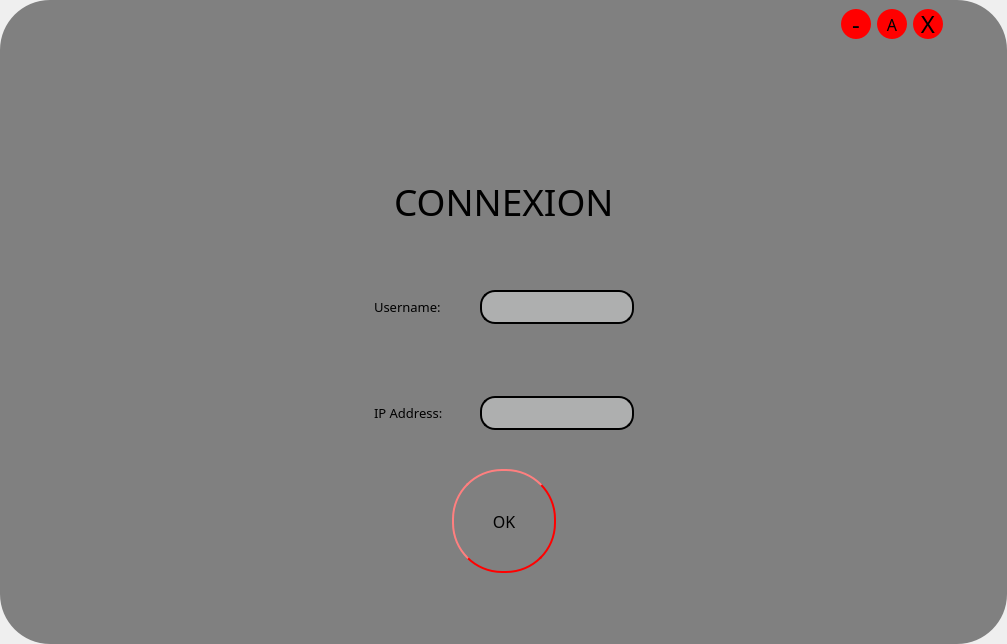
<?xml version="1.0" encoding="UTF-8"?>
<ui version="4.0">
 <class>Home</class>
 <widget class="QMainWindow" name="Home">
  <property name="geometry">
   <rect>
    <x>0</x>
    <y>0</y>
    <width>1007</width>
    <height>644</height>
   </rect>
  </property>
  <property name="windowTitle">
   <string>Babel</string>
  </property>
  <property name="styleSheet">
   <string notr="true">border-width:2px;
border-radius:50px;
max-width:2000px;
max-height:2000px;
min-width:100px;
min-height:100px;</string>
  </property>
  <widget class="QWidget" name="centralwidget">
   <property name="styleSheet">
    <string notr="true">background-color : grey;</string>
   </property>
   <layout class="QGridLayout" name="gridLayout">
    <item row="5" column="1">
     <layout class="QHBoxLayout" name="horizontalLayout_12">
      <item>
       <spacer name="horizontalSpacer_27">
        <property name="orientation">
         <enum>Qt::Horizontal</enum>
        </property>
        <property name="sizeHint" stdset="0">
         <size>
          <width>40</width>
          <height>20</height>
         </size>
        </property>
       </spacer>
      </item>
      <item>
       <widget class="QPushButton" name="ok">
        <property name="font">
         <font>
          <family>BatmanForeverAlternate</family>
          <pointsize>12</pointsize>
         </font>
        </property>
        <property name="styleSheet">
         <string notr="true">border-style: outset;
border-width:2px;
border-radius:50px;
border-color: red;
max-width:100px;
max-height:100px;
min-width:100px;
min-height:100px;</string>
        </property>
        <property name="text">
         <string>OK</string>
        </property>
       </widget>
      </item>
      <item>
       <spacer name="horizontalSpacer_28">
        <property name="orientation">
         <enum>Qt::Horizontal</enum>
        </property>
        <property name="sizeHint" stdset="0">
         <size>
          <width>40</width>
          <height>20</height>
         </size>
        </property>
       </spacer>
      </item>
     </layout>
    </item>
    <item row="4" column="1">
     <layout class="QHBoxLayout" name="horizontalLayout_10">
      <item>
       <spacer name="horizontalSpacer_23">
        <property name="orientation">
         <enum>Qt::Horizontal</enum>
        </property>
        <property name="sizeHint" stdset="0">
         <size>
          <width>40</width>
          <height>20</height>
         </size>
        </property>
       </spacer>
      </item>
      <item>
       <widget class="QLabel" name="label_2">
        <property name="font">
         <font>
          <family>BatmanForeverAlternate</family>
          <pointsize>10</pointsize>
         </font>
        </property>
        <property name="text">
         <string>IP Address:</string>
        </property>
       </widget>
      </item>
      <item>
       <widget class="QLineEdit" name="ipAddress">
        <property name="focusPolicy">
         <enum>Qt::ClickFocus</enum>
        </property>
        <property name="styleSheet">
         <string notr="true">background-color : #AEAFAF;
border-style: outset;
border-radius: 15px;
min-height : 30px;
min-width : 150px;
max-height : 30px;
max-width : 150px;</string>
        </property>
       </widget>
      </item>
      <item>
       <spacer name="horizontalSpacer_24">
        <property name="orientation">
         <enum>Qt::Horizontal</enum>
        </property>
        <property name="sizeHint" stdset="0">
         <size>
          <width>40</width>
          <height>20</height>
         </size>
        </property>
       </spacer>
      </item>
     </layout>
    </item>
    <item row="3" column="1">
     <layout class="QHBoxLayout" name="horizontalLayout_9">
      <item>
       <spacer name="horizontalSpacer_19">
        <property name="orientation">
         <enum>Qt::Horizontal</enum>
        </property>
        <property name="sizeHint" stdset="0">
         <size>
          <width>40</width>
          <height>20</height>
         </size>
        </property>
       </spacer>
      </item>
      <item>
       <spacer name="horizontalSpacer_22">
        <property name="orientation">
         <enum>Qt::Horizontal</enum>
        </property>
        <property name="sizeHint" stdset="0">
         <size>
          <width>40</width>
          <height>20</height>
         </size>
        </property>
       </spacer>
      </item>
      <item>
       <widget class="QLabel" name="label">
        <property name="font">
         <font>
          <family>BatmanForeverAlternate</family>
          <pointsize>10</pointsize>
         </font>
        </property>
        <property name="text">
         <string>Username:</string>
        </property>
       </widget>
      </item>
      <item>
       <widget class="QLineEdit" name="Username">
        <property name="focusPolicy">
         <enum>Qt::StrongFocus</enum>
        </property>
        <property name="styleSheet">
         <string notr="true">background-color : #AEAFAF;
border-style: outset;
border-radius: 15px;
min-height : 30px;
min-width : 150px;
max-height : 30px;
max-width : 150px;
</string>
        </property>
        <property name="inputMask">
         <string/>
        </property>
       </widget>
      </item>
      <item>
       <spacer name="horizontalSpacer_21">
        <property name="orientation">
         <enum>Qt::Horizontal</enum>
        </property>
        <property name="sizeHint" stdset="0">
         <size>
          <width>40</width>
          <height>20</height>
         </size>
        </property>
       </spacer>
      </item>
      <item>
       <spacer name="horizontalSpacer_20">
        <property name="orientation">
         <enum>Qt::Horizontal</enum>
        </property>
        <property name="sizeHint" stdset="0">
         <size>
          <width>40</width>
          <height>20</height>
         </size>
        </property>
       </spacer>
      </item>
     </layout>
    </item>
    <item row="0" column="1">
     <layout class="QHBoxLayout" name="horizontalLayout">
      <item>
       <spacer name="horizontalSpacer_16">
        <property name="orientation">
         <enum>Qt::Horizontal</enum>
        </property>
        <property name="sizeHint" stdset="0">
         <size>
          <width>40</width>
          <height>20</height>
         </size>
        </property>
       </spacer>
      </item>
      <item>
       <spacer name="horizontalSpacer_15">
        <property name="orientation">
         <enum>Qt::Horizontal</enum>
        </property>
        <property name="sizeHint" stdset="0">
         <size>
          <width>40</width>
          <height>20</height>
         </size>
        </property>
       </spacer>
      </item>
      <item>
       <spacer name="horizontalSpacer_14">
        <property name="orientation">
         <enum>Qt::Horizontal</enum>
        </property>
        <property name="sizeHint" stdset="0">
         <size>
          <width>40</width>
          <height>20</height>
         </size>
        </property>
       </spacer>
      </item>
      <item>
       <spacer name="horizontalSpacer_13">
        <property name="orientation">
         <enum>Qt::Horizontal</enum>
        </property>
        <property name="sizeHint" stdset="0">
         <size>
          <width>40</width>
          <height>20</height>
         </size>
        </property>
       </spacer>
      </item>
      <item>
       <spacer name="horizontalSpacer_12">
        <property name="orientation">
         <enum>Qt::Horizontal</enum>
        </property>
        <property name="sizeHint" stdset="0">
         <size>
          <width>40</width>
          <height>20</height>
         </size>
        </property>
       </spacer>
      </item>
      <item>
       <spacer name="horizontalSpacer_11">
        <property name="orientation">
         <enum>Qt::Horizontal</enum>
        </property>
        <property name="sizeHint" stdset="0">
         <size>
          <width>40</width>
          <height>20</height>
         </size>
        </property>
       </spacer>
      </item>
      <item>
       <spacer name="horizontalSpacer_10">
        <property name="orientation">
         <enum>Qt::Horizontal</enum>
        </property>
        <property name="sizeHint" stdset="0">
         <size>
          <width>40</width>
          <height>20</height>
         </size>
        </property>
       </spacer>
      </item>
      <item>
       <spacer name="horizontalSpacer_9">
        <property name="orientation">
         <enum>Qt::Horizontal</enum>
        </property>
        <property name="sizeHint" stdset="0">
         <size>
          <width>40</width>
          <height>20</height>
         </size>
        </property>
       </spacer>
      </item>
      <item>
       <spacer name="horizontalSpacer_8">
        <property name="orientation">
         <enum>Qt::Horizontal</enum>
        </property>
        <property name="sizeHint" stdset="0">
         <size>
          <width>40</width>
          <height>20</height>
         </size>
        </property>
       </spacer>
      </item>
      <item>
       <spacer name="horizontalSpacer_7">
        <property name="orientation">
         <enum>Qt::Horizontal</enum>
        </property>
        <property name="sizeHint" stdset="0">
         <size>
          <width>40</width>
          <height>20</height>
         </size>
        </property>
       </spacer>
      </item>
      <item>
       <spacer name="horizontalSpacer_6">
        <property name="orientation">
         <enum>Qt::Horizontal</enum>
        </property>
        <property name="sizeHint" stdset="0">
         <size>
          <width>40</width>
          <height>20</height>
         </size>
        </property>
       </spacer>
      </item>
      <item>
       <spacer name="horizontalSpacer_5">
        <property name="orientation">
         <enum>Qt::Horizontal</enum>
        </property>
        <property name="sizeHint" stdset="0">
         <size>
          <width>40</width>
          <height>20</height>
         </size>
        </property>
       </spacer>
      </item>
      <item>
       <spacer name="horizontalSpacer_4">
        <property name="orientation">
         <enum>Qt::Horizontal</enum>
        </property>
        <property name="sizeHint" stdset="0">
         <size>
          <width>40</width>
          <height>20</height>
         </size>
        </property>
       </spacer>
      </item>
      <item>
       <spacer name="horizontalSpacer_3">
        <property name="orientation">
         <enum>Qt::Horizontal</enum>
        </property>
        <property name="sizeHint" stdset="0">
         <size>
          <width>40</width>
          <height>20</height>
         </size>
        </property>
       </spacer>
      </item>
      <item>
       <spacer name="horizontalSpacer">
        <property name="orientation">
         <enum>Qt::Horizontal</enum>
        </property>
        <property name="sizeHint" stdset="0">
         <size>
          <width>40</width>
          <height>20</height>
         </size>
        </property>
       </spacer>
      </item>
      <item>
       <widget class="QPushButton" name="hideButton">
        <property name="font">
         <font>
          <family>BatmanForeverAlternate</family>
          <pointsize>18</pointsize>
         </font>
        </property>
        <property name="styleSheet">
         <string notr="true">border-radius:15px;
background-color: red;
max-width:30px;
max-height:30px;
min-width:30px;
min-height:30px;</string>
        </property>
        <property name="text">
         <string>-</string>
        </property>
       </widget>
      </item>
      <item>
       <widget class="QPushButton" name="raiseButton">
        <property name="font">
         <font>
          <family>Square Things</family>
          <pointsize>12</pointsize>
         </font>
        </property>
        <property name="styleSheet">
         <string notr="true">border-radius:15px;
background-color: red;
max-width:30px;
max-height:30px;
min-width:30px;
min-height:30px;</string>
        </property>
        <property name="text">
         <string>A</string>
        </property>
       </widget>
      </item>
      <item>
       <widget class="QPushButton" name="quitButton">
        <property name="font">
         <font>
          <family>BatmanForeverAlternate</family>
          <pointsize>18</pointsize>
         </font>
        </property>
        <property name="styleSheet">
         <string notr="true">border-radius:15px;
background-color: red;
max-width:30px;
max-height:30px;
min-width:30px;
min-height:30px;</string>
        </property>
        <property name="text">
         <string>X</string>
        </property>
       </widget>
      </item>
      <item>
       <spacer name="horizontalSpacer_2">
        <property name="orientation">
         <enum>Qt::Horizontal</enum>
        </property>
        <property name="sizeHint" stdset="0">
         <size>
          <width>40</width>
          <height>20</height>
         </size>
        </property>
       </spacer>
      </item>
     </layout>
    </item>
    <item row="2" column="1">
     <layout class="QHBoxLayout" name="horizontalLayout_2">
      <item>
       <spacer name="horizontalSpacer_17">
        <property name="orientation">
         <enum>Qt::Horizontal</enum>
        </property>
        <property name="sizeHint" stdset="0">
         <size>
          <width>40</width>
          <height>20</height>
         </size>
        </property>
       </spacer>
      </item>
      <item>
       <widget class="QLabel" name="connexion">
        <property name="font">
         <font>
          <family>BatmanForeverAlternate</family>
          <pointsize>28</pointsize>
         </font>
        </property>
        <property name="text">
         <string>CONNEXION</string>
        </property>
       </widget>
      </item>
      <item>
       <spacer name="horizontalSpacer_18">
        <property name="orientation">
         <enum>Qt::Horizontal</enum>
        </property>
        <property name="sizeHint" stdset="0">
         <size>
          <width>40</width>
          <height>20</height>
         </size>
        </property>
       </spacer>
      </item>
     </layout>
    </item>
    <item row="1" column="1">
     <layout class="QHBoxLayout" name="horizontalLayout_11">
      <item>
       <spacer name="horizontalSpacer_25">
        <property name="orientation">
         <enum>Qt::Horizontal</enum>
        </property>
        <property name="sizeHint" stdset="0">
         <size>
          <width>40</width>
          <height>20</height>
         </size>
        </property>
       </spacer>
      </item>
      <item>
       <widget class="QLabel" name="label_3">
        <property name="styleSheet">
         <string notr="true">background-image: url(&quot;C:/Users/nicolas/Documents/Babel/logo1.png&quot;);
border-radius:0px;
</string>
        </property>
        <property name="text">
         <string/>
        </property>
       </widget>
      </item>
      <item>
       <spacer name="horizontalSpacer_26">
        <property name="orientation">
         <enum>Qt::Horizontal</enum>
        </property>
        <property name="sizeHint" stdset="0">
         <size>
          <width>40</width>
          <height>20</height>
         </size>
        </property>
       </spacer>
      </item>
     </layout>
    </item>
    <item row="6" column="1">
     <spacer name="verticalSpacer">
      <property name="orientation">
       <enum>Qt::Vertical</enum>
      </property>
      <property name="sizeHint" stdset="0">
       <size>
        <width>20</width>
        <height>40</height>
       </size>
      </property>
     </spacer>
    </item>
   </layout>
  </widget>
 </widget>
 <resources/>
 <connections>
  <connection>
   <sender>quitButton</sender>
   <signal>clicked()</signal>
   <receiver>Home</receiver>
   <slot>close()</slot>
   <hints>
    <hint type="sourcelabel">
     <x>918</x>
     <y>59</y>
    </hint>
    <hint type="destinationlabel">
     <x>503</x>
     <y>321</y>
    </hint>
   </hints>
  </connection>
  <connection>
   <sender>hideButton</sender>
   <signal>clicked()</signal>
   <receiver>Home</receiver>
   <slot>showMinimized()</slot>
   <hints>
    <hint type="sourcelabel">
     <x>846</x>
     <y>59</y>
    </hint>
    <hint type="destinationlabel">
     <x>503</x>
     <y>321</y>
    </hint>
   </hints>
  </connection>
 </connections>
</ui>
